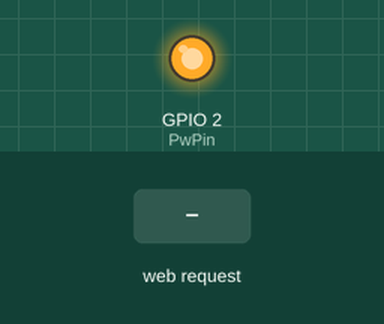
Bench run of a sketch on a simulated ESP8266 (NodeMCU). Shown: output pins drawn as LEDs (lit = HIGH). Inputs (shaded band) come from the test bench.

Above: at 1.2 s.
1.3 s: HTTP request GET /S received
At 1.7 s:
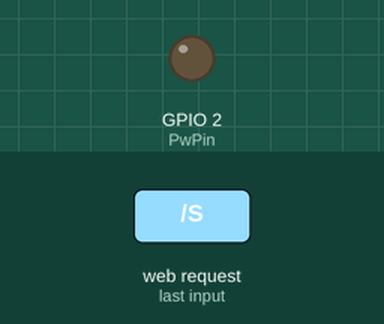
Timing chart, 0 to 4.3 s (numbered marks = the images above; inputs shaded):
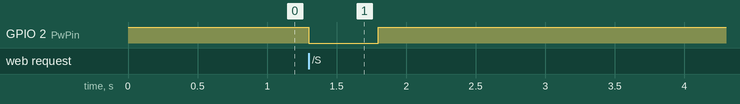

Measured:
- after the input at 1.3 s, GPIO 2 (PwPin): HIGH → LOW at once, → HIGH 0.50 s later

The sketch:

ESP8266.ino
```cpp
/*
 * Power on PC using NodeMCU
 * Created by Anuroop Divakaran on 04/07/2017
 * Power the NodeMCU by connecting the Standby 5v to the Vin and connect the ground to any ground from SATA power connector.
 * Find the Power Pin of the motherboard by consulting the Manual of your motherboard.
 * There will be two power pins. If you short these two pins the computer should boot..
 * Connect the ground of NodeMCU to one of the pin and check if the computer boots. If it boots connect it to the PwPin.
 * Find the IP address of NodeMCU.
 * To boot your computer ping 192.168.X.X/S (Replace X.X with NodeMCU's IP).
 */


#include <ESP8266WiFi.h>

/* define port */
WiFiClient client;
WiFiServer server(80);

/* WIFI settings */
const char* ssid = "YOUR SSID";//Replace YOUR SSID with your wifi name.
const char* password = "PASSWORD";// Replace PASSWORD with your wifi password.


String  data ="";


int PwPin = 2; //Connect this pin to the power pin on Motherboard.
//int RwPin = 3;


void setup()
{

  pinMode(PwPin, OUTPUT);
  //pinMode(RwPin, OUTPUT);
  server.begin();
  digitalWrite(PwPin,HIGH);
}

void loop()
{
    client = server.available();
    if (!client) return;
    data = checkClient ();
    if (data == "S")
    {
      digitalWrite(PwPin,LOW); // This shorts the Power Pin to the ground for a short period of time just like a physical power button.
      delay(500);
      digitalWrite(PwPin,HIGH);
    }
    /* This can be used to connect to the reset PIN
     if (data == "R")
    {
      digitalWrite(RwPin,LOW); // This shorts the Power Pin to the ground for a short period of time just like a physical power button.
      delay(500);
      digitalWrite(RwPin,HIGH);
    }
     */
}
String checkClient (void)
{
  while(!client.available()) delay(1);
  String request = client.readStringUntil('\r');
  request.remove(0, 5);
  request.remove(request.length()-9,9);
  return request;
}
```
